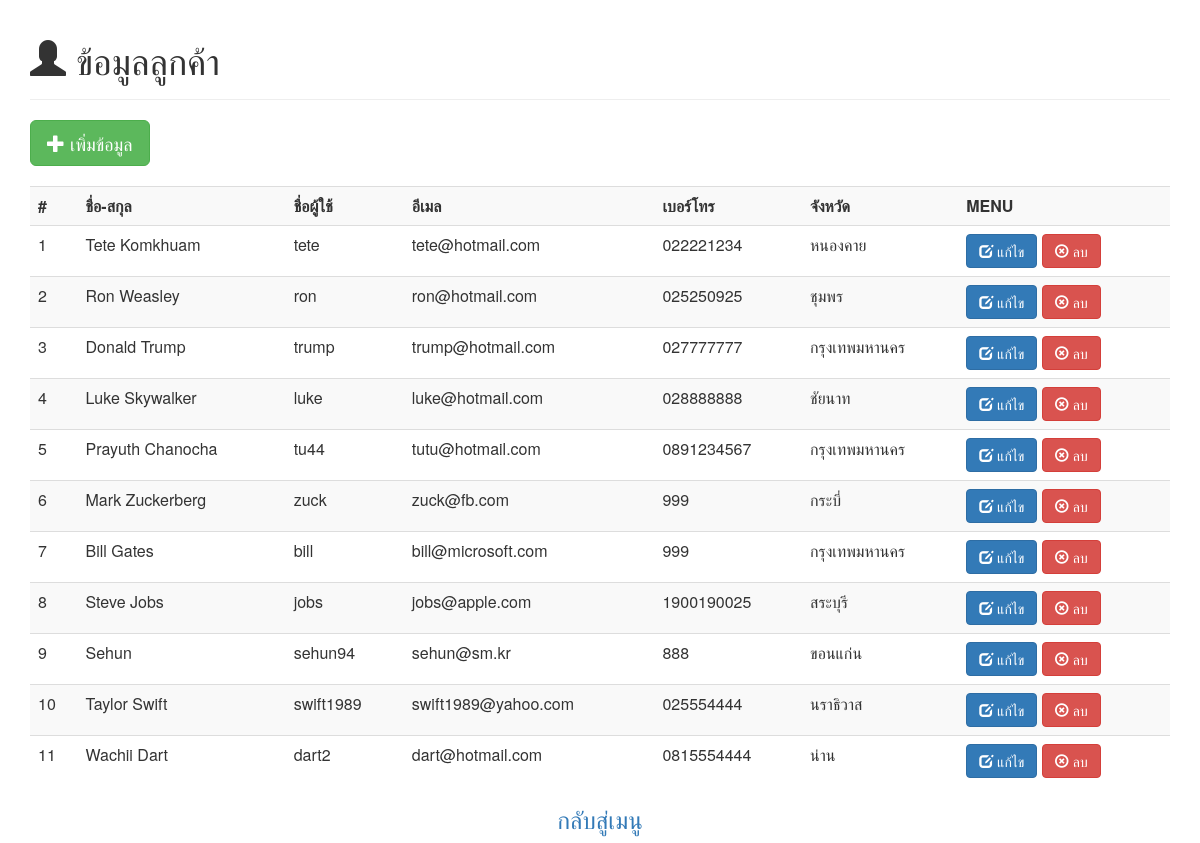
/customer.php, run on the app's committed database.
### tables this page shows
CREATE TABLE `customers` (
  `cid` int(5) NOT NULL,
  `fullname` varchar(255) DEFAULT NULL,
  `username` varchar(20) NOT NULL,
  `password` varchar(255) NOT NULL,
  `email` varchar(80) NOT NULL,
  `tel` varchar(10) DEFAULT NULL,
  `province` int(2) DEFAULT NULL
);

CREATE TABLE `provinces` (
  `pid` int(11) NOT NULL,
  `pname` varchar(100) NOT NULL
);

### customer.php (the view, shortened to what this page needs)
<?php require('dbconfig.php'); ?>
<html>
<head>
<link href="https://maxcdn.bootstrapcdn.com/bootstrap/3.3.7/css/bootstrap.min.css" rel="stylesheet">
</head>
<body>
<div class="container">
<div class="page-header"><h1><span class="glyphicon glyphicon-user"></span> ข้อมูลลูกค้า</h1></div>
<button onclick="window.location.href='addcustomer.php';" class="btn btn-success btn-lg"> <span class="glyphicon glyphicon-plus"></span> เพิ่มข้อมูล </button>
<br><br>
<table class="table table-striped">
  <tr>
    <th>#</th>
    <th>ชื่อ-สกุล</th>
    <th>ชื่อผู้ใช้</th>
    <th>อีเมล</th>
    <th>เบอร์โทร</th>
    <th>จังหวัด</th>
    <th>MENU</th>
  </tr>
<?php
  $sql = "SELECT * FROM customers LEFT JOIN provinces ON (customers.province = provinces.pid)";
  $result = mysqli_query ($cnn ,$sql);
  $customers = mysqli_fetch_all($result,MYSQLI_ASSOC);
  $i = 1;
 foreach ($customers as $customer) {
    echo '<tr>';
    echo '<td>'.  $i.  '</td>';
    echo '<td>'. $customer['fullname'] . '</td>';
    echo '<td>'. $customer['username'] . '</td>';
    echo '<td>'. $customer['email'] . '</td>';
    echo '<td>'. $customer['tel'] . '</td>';
    echo '<td>'. $customer['pname'] . '</td>';
    echo '<td><a href="editcustomer.php?id='. $customer['cid'] .'"><button class="btn btn-primary"><span class="glyphicon glyphicon-edit"></span> แก้ไข</button></a>';
    echo '&nbsp;<a href="deletecustomer.php?id='. $customer['cid'] .'"><button class="btn btn-danger"><span class="glyphicon glyphicon-remove-circle"></span> ลบ</button></a></td>';
    echo '</tr>';
    $i++;
  }
?>
</table>
<center><h3><a href="index.php">กลับสู่เมนู</a></h3></center>
</div>
</body>
</html>

### data on the page
customers: fullname "Tete Komkhuam", username "tete", email "tete@hotmail.com", tel "022221234", provinces.pname "หนองคาย"
customers: fullname "Ron Weasley", username "ron", email "ron@hotmail.com", tel "025250925", provinces.pname "ชุมพร"
customers: fullname "Donald Trump", username "trump", email "trump@hotmail.com", tel "027777777", provinces.pname "กรุงเทพมหานคร"
customers: fullname "Luke Skywalker", username "luke", email "luke@hotmail.com", tel "028888888", provinces.pname "ชัยนาท"
customers: fullname "Prayuth Chanocha", username "tu44", email "tutu@hotmail.com", tel "0891234567", provinces.pname "กรุงเทพมหานคร"
customers: fullname "Mark Zuckerberg", username "zuck", email "zuck@fb.com", tel "999", provinces.pname "กระบี่"
customers: fullname "Bill Gates", username "bill", email "bill@microsoft.com", tel "999", provinces.pname "กรุงเทพมหานคร"
customers: fullname "Steve Jobs", username "jobs", email "jobs@apple.com", tel "1900190025", provinces.pname "สระบุรี"
customers: fullname "Sehun", username "sehun94", email "sehun@sm.kr", tel "888", provinces.pname "ขอนแก่น"
customers: fullname "Taylor Swift", username "swift1989", email "swift1989@yahoo.com", tel "025554444", provinces.pname "นราธิวาส"
customers: fullname "Wachii Dart", username "dart2", email "dart@hotmail.com", tel "0815554444", provinces.pname "น่าน"
